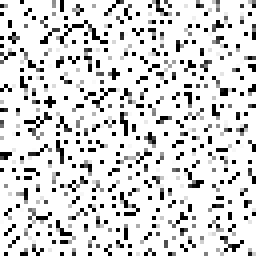
%> input picture amywatermark.bmp, 64 x 64 px (shown 4 times larger)
$ octave --eval "result = Arnold1('amywatermark.bmp');"   (GNU Octave 9; MATLAB toolbox functions it lacks are replaced by stand-ins)
%> lines starting %> are read from the running program, lines starting %| are printed output that depends on the picture
function [randwater] = Arnold1(waterpath)
%> called with waterpath = 'amywatermark.bmp'
water = imread(waterpath);
%> water is the input picture: size 64x64 uint8; min 0, max 255, mean 214
I=rgb2gray(water);
[h w]=size(I);
%> h = 64; w = 64
% Common parameters for scrambling and restoration
n=10;
a=3;b=5;
N=h;
%> N = 64
% Scramble
C=zeros(h,w);
for i=1:n
    for y=1:h
        for x=1:w
            xx=mod((x-1)+b*(y-1),N)+1;           % New pixel's row position
            yy=mod(a*(x-1)+(a*b+1)*(y-1),N)+1;   % New pixel's column position
            C(xx,yy)=I(x,y);
        end
    end
    I=C;
end
%> this loop made 10 passes
%> pass 1, in Arnold1, `I=C;`:
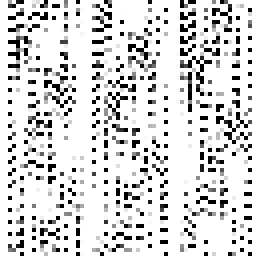
%> I: size 64x64 double (shown 4 times larger); min 0, max 255, mean 214; mean of the top-left, top-right, bottom-left and bottom-right quarters 209, 208.7, 219.4, 219
%> pass 2, in Arnold1, `I=C;`:
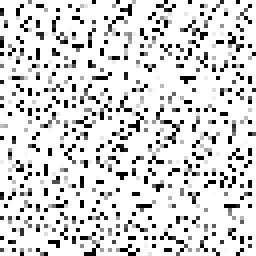
%> I: size 64x64 double (shown 4 times larger); min 0, max 255, mean 214; mean of the top-left, top-right, bottom-left and bottom-right quarters 212.4, 215.3, 213.8, 214.6
%> pass 3, in Arnold1, `I=C;`:
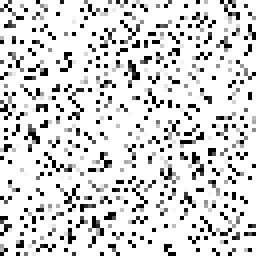
%> I: size 64x64 double (shown 4 times larger); min 0, max 255, mean 214; mean of the top-left, top-right, bottom-left and bottom-right quarters 215, 214.1, 213.8, 213.1
%> after the loop:
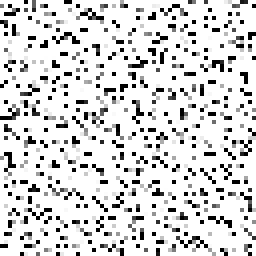
%> C: size 64x64 double (shown 4 times larger); min 0, max 255, mean 214; mean of the top-left, top-right, bottom-left and bottom-right quarters 213.5, 215, 214.5, 213
randwater = C;
end
%figure;
%imshow(C,[])
